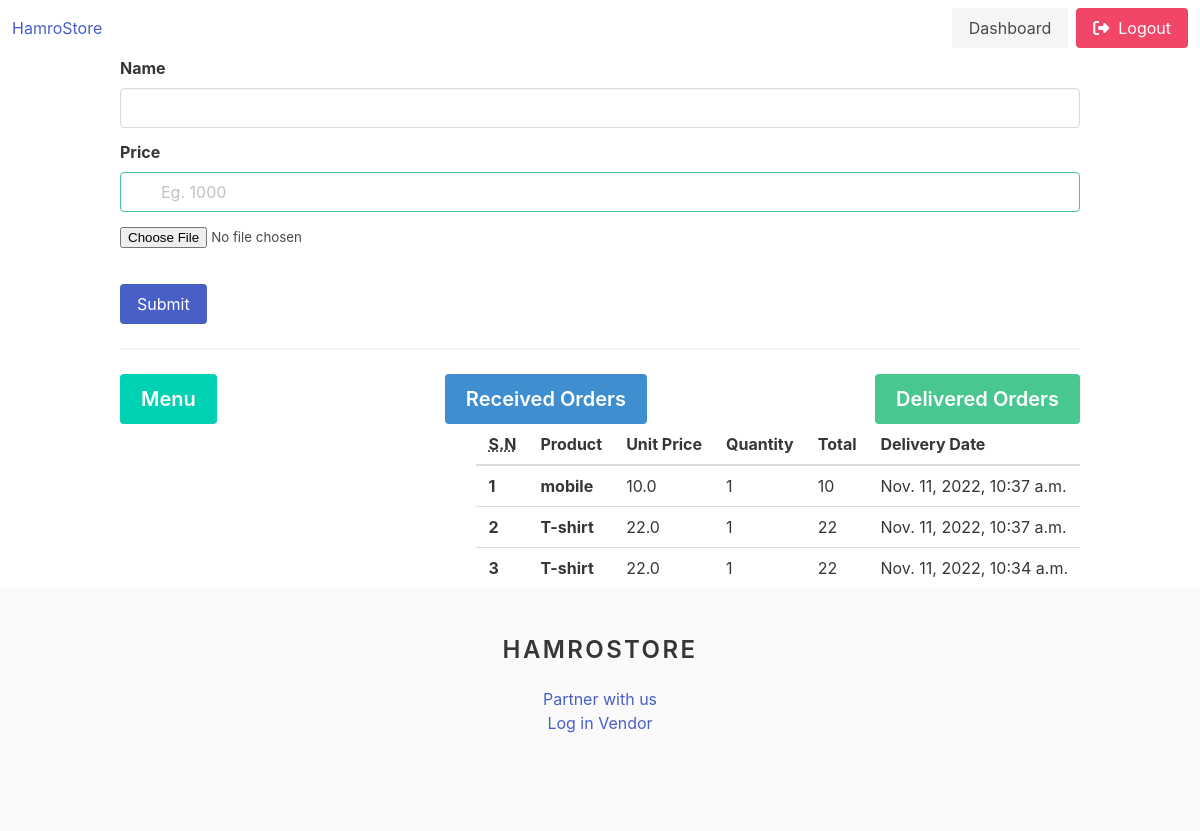
The app's page /store_app/delivered-orders/ (signed in) with its own data.
### order_app/models.py (models this page shows, shortened)
class Order(models.Model):
    DELIVERED   = 'delivered'
    ACCEPTED    = 'success'
    REJECTED    = 'failed'
    PENDING     = 'pending'
    CANCELLED   = 'cancelled'
    ORDER_STATUS ={
        (DELIVERED, 'Delivered'),
        (ACCEPTED, 'Accepted'),
        (REJECTED, 'Rejected'),
        (PENDING, 'Pending'),
        (CANCELLED, 'Cancelled')
    }
    user = models.ForeignKey(to = Customer, on_delete=models.CASCADE)
    item = models.ForeignKey(to = Product, on_delete=models.CASCADE)
    quantity = models.PositiveIntegerField()
    order_date = models.DateTimeField(auto_now_add=True)
    deliver_date = models.DateTimeField(auto_now_add = True, blank=True, null=True)
    order_status = models.CharField(max_length = 20, choices = ORDER_STATUS, default = PENDING)
    request_id = models.CharField(max_length=100, default='')
    class Meta:
        db_table = 'orders'

### product_app/models.py (models this page shows, shortened)
class Product(models.Model):
    name = models.CharField(max_length=255,)
    image = models.ImageField(upload_to='images', blank=True)
    image_url = models.URLField(blank=True)
    unit_price = models.FloatField()
    store = models.ForeignKey(Store, on_delete=models.CASCADE)
    slug = models.SlugField(max_length=255, unique=True, null=True)
    class Meta:
        db_table = 'products'

### store_app/views.py (the view)
# urls.py: path('delivered-orders/', store_views.delivered_orders, name="delivered-orders" ),
def delivered_orders(request):
    store=user_models.BaseUser.objects.get(user=request.user)
    admin = StoreAdmin.objects.get(user=store)
    products = Product.objects.filter(store=admin.store)
    orders = order_models.Order.objects.filter(item__in=products, order_status = order_models.Order.DELIVERED).order_by('-deliver_date')
    return render(request, 'store_app/delivered-orders.html', {'orders':orders})

### templates/store_app/delivered-orders.html (shortened to what this page needs)
{% extends 'product_app/base.html' %}
{% load static %}
{% block css %}<link rel="stylesheet" href="{% static './css/restro_admin.css' %}">{% endblock css %}
{% block content %}
<form action="
  {% if data %}
    {% url 'edit-product' data.id %}
  {% else %}
    {% url 'add-product' %}
  {% endif %}
  "
  method="post" enctype="multipart/form-data">
<div class="field">
  <label class="label">Name</label>
  <div class="control">
    <input class="input" type="text" placeholder="Eg. German Dark Sofa" name="name" value=" {% if data %} {{data.name}} {% endif %} "/>
  </div>
</div>
<div class="field">
  <label class="label">Price</label>
  <div class="control has-icons-left has-icons-right">
    <input
      class="input is-success"
      type="number"
      placeholder="Eg. 1000"
      name="price"
      value=" {% if data %} {{data.unit_price}} {% endif %} "
    />
  </div>
</div>
<div class="field">
  <input type="file" id="img" name="thumbnail" value=" {% if data %} {{data.thumbnail}} {% endif %}">
</div>
<br/>
<div class="field is-grouped">
  <div class="control">
    <button class="button is-link" type="submit">Submit</button>
  </div>
</div>
</form>
<hr/>
<div class="is-flex is-justify-content-space-between is-flex-direction-row">
    <a href=" {% url 'dashboard' %} "><h4 class="title button is-primary is-medium">Menu</h4></a>
    <a href=" {% url 'received-orders' %} "><h3 class="title button is-info is-medium">Received Orders</h3></a>
    <a href=" {% url 'delivered-orders' %} "><h3 class="title button is-success is-medium">Delivered Orders</h3></a>
</div>
<div class="is-flex is-flex-direction-row-reverse">
<table class="table">
    <thead>
      <tr>
        <th><abbr title="Position">S.N</abbr></th>
        <th>Product</th>
        <th>Unit Price</th>
        <th>Quantity</th>
        <th>Total</th>
        <th>Delivery Date</th>
      </tr>
    </thead>
    <tbody>
      {% for order in orders %}
      <tr>
        <th>{{ forloop.counter }}</th>
        <td> <strong>{{ order.item.name }}</strong></td>
        <td>{{ order.item.unit_price }}</td>
        <td>{{ order.quantity }}</td>
        <td>{% widthratio order.item.unit_price 1 order.quantity %}</td>
        <td>{{ order.deliver_date }}</td>
      </tr>
      {% endfor %}
    </tbody>
</table>
</div>
{% endblock%}

### records on screen
Order: item.name "mobile", item.unit_price "10.0", quantity "1", item+quantity "10", deliver_date "Nov. 11, 2022, 10:37 a.m."
Order: item.name "T-shirt", item.unit_price "22.0", quantity "1", item+quantity "22", deliver_date "Nov. 11, 2022, 10:37 a.m."
Order: item.name "T-shirt", item.unit_price "22.0", quantity "1", item+quantity "22", deliver_date "Nov. 11, 2022, 10:34 a.m."
